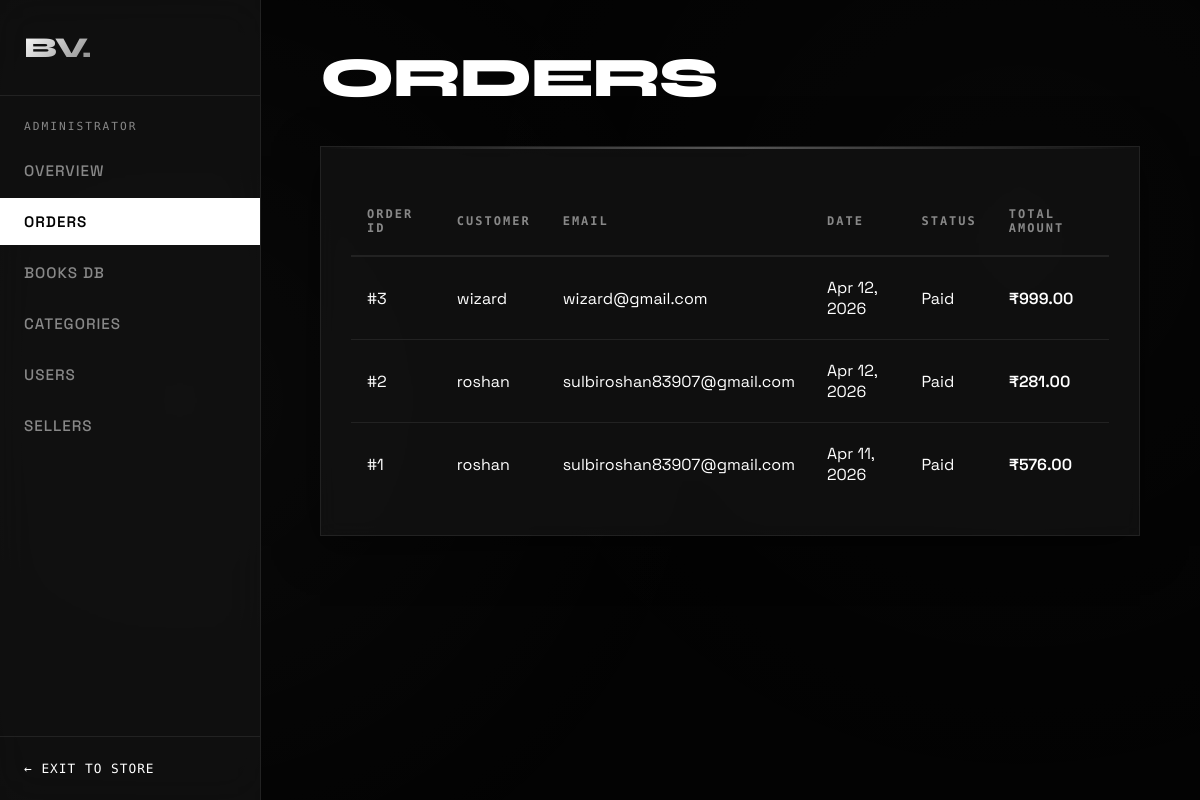
The page /dashboard/admin/orders/ (signed in) on the database its author committed.
### store/models.py (models this page shows, shortened)
class Order(models.Model):
    STATUS_CHOICES = [
        ('pending', 'Pending'),
        ('paid', 'Paid'),
        ('processing', 'Processing'),
        ('shipped', 'Shipped'),
        ('delivered', 'Delivered'),
        ('cancelled', 'Cancelled'),
    ]
    user = models.ForeignKey(User, on_delete=models.SET_NULL, null=True, blank=True)
    session_key = models.CharField(max_length=40, blank=True)
    razorpay_order_id = models.CharField(max_length=200, blank=True)
    razorpay_payment_id = models.CharField(max_length=200, blank=True)
    razorpay_signature = models.CharField(max_length=500, blank=True)
    full_name = models.CharField(max_length=200)
    email = models.EmailField()
    phone = models.CharField(max_length=20)
    address = models.TextField()
    city = models.CharField(max_length=100)
    state = models.CharField(max_length=100)
    pincode = models.CharField(max_length=10)
    total = models.DecimalField(max_digits=10, decimal_places=2)
    status = models.CharField(max_length=20, choices=STATUS_CHOICES, default='pending')
    created_at = models.DateTimeField(auto_now_add=True)
    class Meta:
        ordering = ['-created_at']

### dashboard/views.py (the view)
# urls.py: path('admin/orders/', views.admin_orders, name='admin_orders'),
@login_required
@user_passes_test(is_admin, login_url='/')
def admin_orders(request):
    orders = Order.objects.all().order_by('-created_at')
    return render(request, 'dashboard/admin_orders.html', {'orders': orders})

### dashboard/views.py (called while the page is built)
def is_admin(user):
    return user.is_superuser or (hasattr(user, 'profile') and user.profile.role == 'admin')

### store/models.py (called while the page is built)
    @property
    def item_count(self):
        return sum(item.quantity for item in self.items.all())

### templates/dashboard/admin_orders.html (shortened to what this page needs)
﻿{% extends 'dashboard/base_dashboard.html' %}
{% block content %}
<div class="header-flex">
  <h1 class="page-title" style="margin:0">Orders</h1>
</div>
<div class="card">
  <table>
    <thead>
      <tr>
        <th>Order ID</th>
        <th>Customer</th>
        <th>Email</th>
        <th>Date</th>
        <th>Status</th>
        <th>Total Amount</th>
      </tr>
    </thead>
    <tbody>
      {% for order in orders %}
      <tr>
        <td>#{{ order.pk }}</td>
        <td>{{ order.full_name }}</td>
        <td>{{ order.email }}</td>
        <td>{{ order.created_at|date:"M d, Y" }}</td>
        <td>{{ order.get_status_display }}</td>
        <td style="font-weight: 600">₹{{ order.total }}</td>
      </tr>
      {% empty %}
      <tr><td colspan="6">No orders found.</td></tr>
      {% endfor %}
    </tbody>
  </table>
</div>
{% endblock %}

### templates/dashboard/base_dashboard.html (style rules this page uses)
:root { --bg: #030303; --bg-alt: rgba(20, 20, 20, 0.7); --border: rgba(255, 255, 255, 0.08); --text: #ffffff; --text-muted: #888888; --accent: #ffffff; --glow: rgba(255, 255, 255, 0.15); --font-display: 'Syne', sans-serif; --font-sans: 'Space Grotesk', sans-serif; --font-mono: 'Space Mono', monospace; }
body { margin: 0; font-family: var(--font-sans); background: var(--bg); color: var(--text); display: flex; min-height: 100vh; overflow-x: hidden; }
body::before { content: ''; position: fixed; top: 0; left: 0; width: 100vw; height: 100vh; background: radial-gradient(circle at 15% 50%, rgba(255,255,255,0.03) 0%, transparent 50%), radial-gradient(circle at 85% 30%, rgba(255,255,255,0.02) 0%, transparent 50%); pointer-events: none; z-index: -1; }
.page-title { font-family: var(--font-display); font-size: 3.5rem; font-weight: 800; letter-spacing: -2px; margin-top: 0; margin-bottom: 40px; line-height: 1; text-transform: uppercase; }
.card { background: var(--bg-alt); backdrop-filter: blur(10px); border: 1px solid var(--border); border-radius: 0; padding: 30px; box-shadow: 0 10px 40px rgba(0,0,0,0.5); position: relative; overflow: hidden; }
.card::before { content: ''; position: absolute; top: 0; left: 0; width: 100%; height: 2px; background: linear-gradient(90deg, transparent, rgba(255,255,255,0.3), transparent); }
table { width: 100%; border-collapse: collapse; margin-top: 10px; }
th, td { padding: 20px 16px; text-align: left; border-bottom: 1px solid var(--border); }
th { color: var(--text-muted); font-family: var(--font-mono); font-size: 0.75rem; text-transform: uppercase; letter-spacing: 2px; border-bottom: 2px solid var(--border); }
td { font-size: 1rem; }
tr { transition: background 0.2s; }
tr:last-child td { border-bottom: none; }
.header-flex { display: flex; justify-content: space-between; align-items: flex-end; margin-bottom: 40px; }

### rows shown on the page
Order: pk "3", full_name "wizard", email "wizard@gmail.com", created_at "Apr 12, 2026", status "Paid", total "999.00"
Order: pk "2", full_name "roshan", email "sulbiroshan83907@gmail.com", created_at "Apr 12, 2026", status "Paid", total "281.00"
Order: pk "1", full_name "roshan", email "sulbiroshan83907@gmail.com", created_at "Apr 11, 2026", status "Paid", total "576.00"
